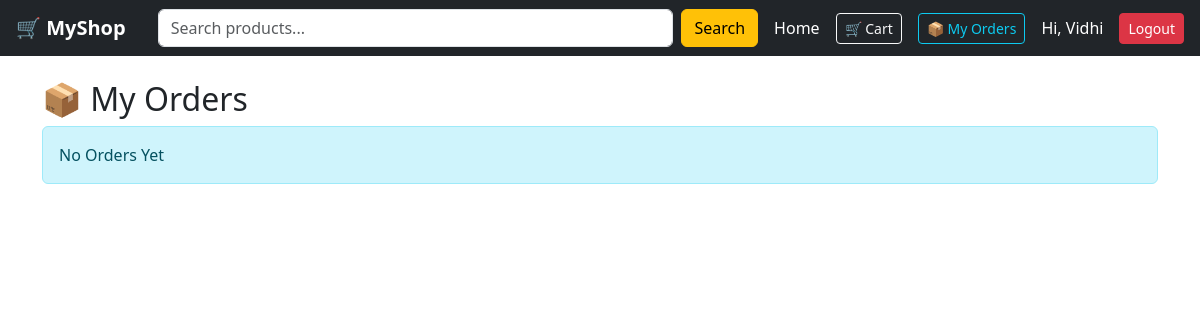
/my-orders/ (signed in), run on an earlier commit of the app's database.
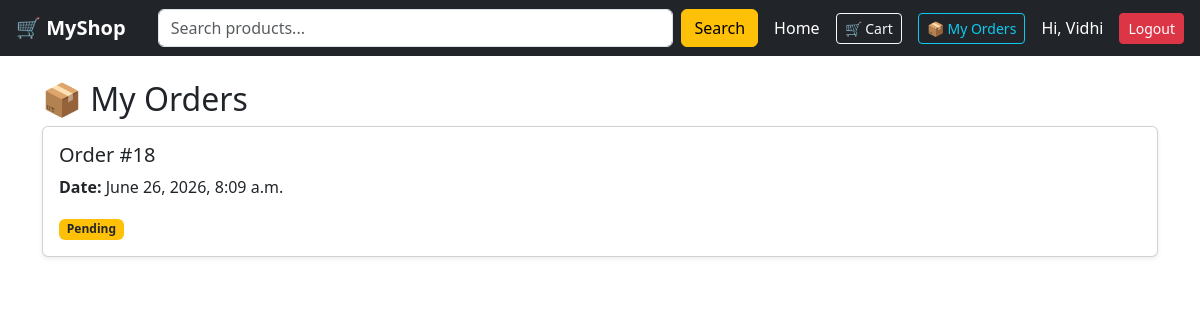
And on a later commit of the database.
### store/models.py (models this page shows, shortened)
class Order(models.Model):
    user = models.ForeignKey(User, on_delete=models.CASCADE)
    created_at = models.DateTimeField(auto_now_add=True)
    is_paid = models.BooleanField(default=False)
    status = models.CharField(
        max_length=20,
        default='Placed'
    )

### store/views.py (the view)
# urls.py: path('my-orders/', views.my_orders, name='my_orders'),
def my_orders(request):
    if not request.user.is_authenticated:
        return redirect('login')
    orders = Order.objects.filter(user=request.user).order_by('-id')
    return render(request, 'my_orders.html', {
        'orders': orders
    })

### store/templates/my_orders.html (shortened to what this page needs)
<!DOCTYPE html>
<html>
<head>
    <link href="https://cdn.jsdelivr.net/npm/bootstrap@5.3.0/dist/css/bootstrap.min.css" rel="stylesheet">
</head>
<body>
<nav class="navbar navbar-dark bg-dark px-3">
    <a class="navbar-brand fw-bold" href="{% url 'home' %}">
        🛒 MyShop
    </a>
    <form class="d-flex flex-grow-1 mx-3" action="{% url 'search' %}" method="GET">
        <input class="form-control me-2" type="search" name="q" placeholder="Search products...">
        <button class="btn btn-warning" type="submit">Search</button>
    </form>
    <div class="d-flex align-items-center gap-3">
        <a href="{% url 'home' %}" class="text-white text-decoration-none">
            Home
        </a>
        <a href="{% url 'cart' %}" class="btn btn-outline-light btn-sm">
            🛒 Cart
        </a>
        <a href="{% url 'my_orders' %}" class="btn btn-outline-info btn-sm">
            📦 My Orders
        </a>
        {% if user.is_authenticated %}
            <span class="text-white">Hi, {{ user.username }}</span>
            <a href="{% url 'logout' %}" class="btn btn-danger btn-sm">Logout</a>
        {% else %}
            <a href="{% url 'login' %}" class="btn btn-success btn-sm">Login</a>
        {% endif %}
    </div>
</nav>
<div class="container mt-4">
    <h2>📦 My Orders</h2>
    {% for order in orders %}
    <div class="card mb-3 shadow-sm">
        <div class="card-body">
            <h5>Order #{{ order.id }}</h5>
            <p>
                <strong>Date:</strong>
                {{ order.created_at }}
            </p>
            {% if order.is_paid %}
                <span class="badge bg-success">Paid</span>
            {% else %}
                <span class="badge bg-warning text-dark">Pending</span>
            {% endif %}
        </div>
    </div>
    {% empty %}
    <div class="alert alert-info">
        No Orders Yet
    </div>
    {% endfor %}
</div>
</body>
</html>

What changed in the data, as far as the page shows it:
added Order: id "18", created_at "June 26, 2026, 8:09 a.m.", is_paid "Pending"
Also different on the page:
text no longer shown: "No Orders Yet"
